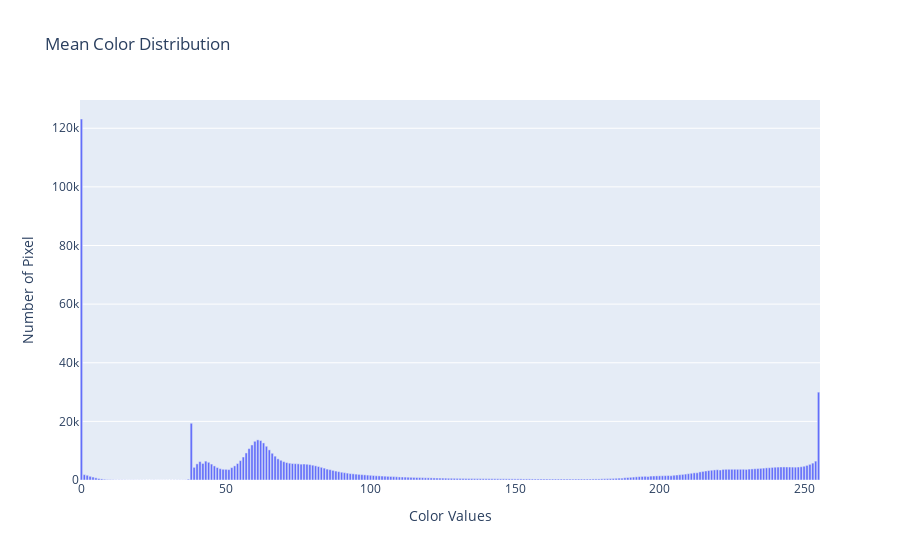

The notebook cell this image was saved under:
### Markdown cell above
### Mean Color Distributins

### Code cell
import plotly.graph_objects as go
mean_color_distributions = np.mean(color_distributions, axis = 0)
fig = go.Figure(
    go.Bar(x = np.arange(256), y = mean_color_distributions, name = "Mean Color Distributions"
))
fig.update_layout(
    title = "Mean Color Distribution",
    xaxis_title = "Color Values",
    yaxis_title = "Number of Pixel"
)
fig.show()

### Figure 1 — Plotly figure (JSON) as saved in the notebook; plotly's stock layout.template omitted (floating-point values rounded to 4 significant figures; data arrays with more than 128 entries replaced by an {"elided": "..."} marker saying what was removed)
{"data": [{"name": "Mean Color Distributions", "type": "bar", "x": {"elided": "256 int values"}, "y": {"elided": "256 float values"}}], "layout": {"autosize": true, "title": {"text": "Mean Color Distribution"}, "xaxis": {"autorange": true, "range": [-0.5, 255.5], "title": {"text": "Color Values"}, "type": "linear"}, "yaxis": {"autorange": true, "range": [0, 129600.0], "title": {"text": "Number of Pixel"}, "type": "linear"}}}
